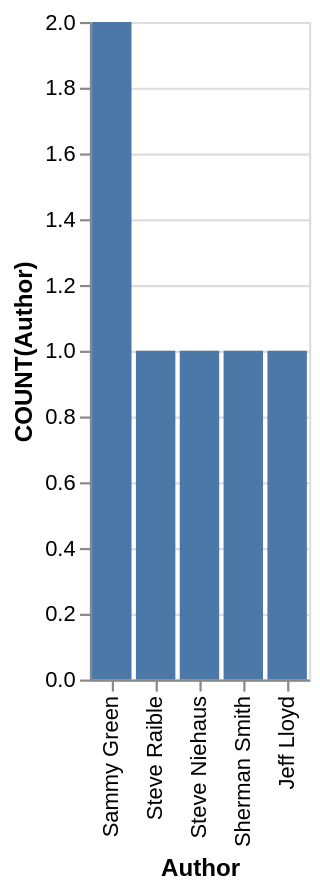

Specify this chart in Vega-Lite:
### Vega-Lite specification from a JSON file in a GitHub repository (floating-point values rounded to 4 significant figures)
{"data": {"values": [{"x_data": "Sammy Green", "y_data": 2}, {"x_data": "Steve Raible", "y_data": 1}, {"x_data": "Steve Niehaus", "y_data": 1}, {"x_data": "Sherman Smith", "y_data": 1}, {"x_data": "Jeff Lloyd", "y_data": 1}]}, "mark": "bar", "encoding": {"x": {"field": "x_data", "type": "nominal", "title": "Author", "sort": {"op": "sum", "field": "y_data", "order": "descending"}}, "y": {"field": "y_data", "type": "quantitative", "title": "COUNT(Author)"}}}
